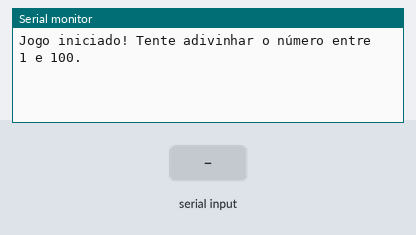
Bench run of a sketch on a simulated Arduino Uno, built with avr-gcc and run on an emulated ATmega328P. On the bench: the last lines printed to the serial monitor. The test bench sets the inputs (shaded band). Random numbers use the default seed unless the sketch sets one.

Above: at 1.2 s.
1.3 s: "90,45\n" received over Serial
At 2.1 s:
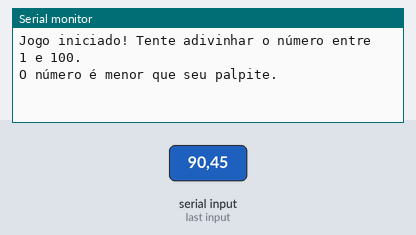
At 2.9 s:
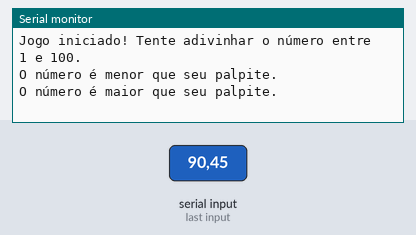

The sketch:

Desafio3.ino
```cpp
int numeroSecreto;

void setup() {
  Serial.begin(9600);
  randomSeed(analogRead(A0));
  numeroSecreto = random(1, 101);
  Serial.println("Jogo iniciado! Tente adivinhar o número entre 1 e 100.");
}

void loop() {
  if (Serial.available() > 0) {
    int palpite = Serial.parseInt();

    if (palpite == numeroSecreto) {
      Serial.print("Você acertou o número: ");
      Serial.println(numeroSecreto);

      numeroSecreto = random(1, 101);
      Serial.println("Novo número gerado. Tente novamente!");
    }
    else if (palpite < numeroSecreto) {
      Serial.println("O número é maior que seu palpite.");
    }
    else {
      Serial.println("O número é menor que seu palpite.");
    }

    delay(1000);
  }
}
```

Measured:
- after the input at 1.3 s, the serial monitor: prints a new line at once (image 1)
